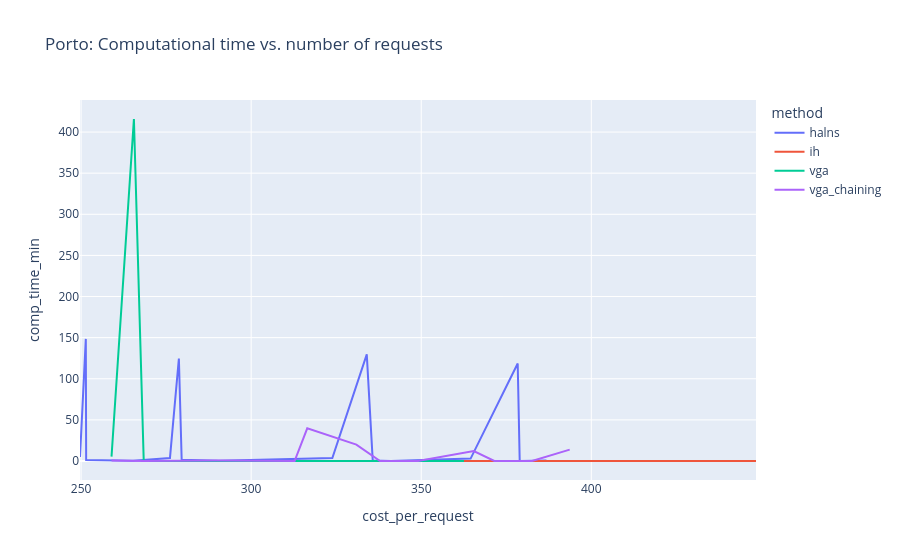

The notebook cell saved with this chart:
### Markdown cell above
mean comp_time_min based on duration_minutes (size of marker is based on average cost_per_req)

### Code cell
for a in areas:
    area_data = mean_comp_time[mean_comp_time['area'] == a].sort_values(by=['method', 'cost_per_request'])
    # area_data = mean_comp_time
    fig = px.line(
        area_data,
        y='comp_time_min',
        x='cost_per_request',
        color='method',
        title=f'{a}: Computational time vs. number of requests',
        # facet_row='max_delay',
        # facet_row='area_short',
        # text='duration_minutes',
        # trendline='lowess',
        # size='duration_minutes',
        # trendline_scope='overall',
    )

    fig.for_each_annotation(lambda a: a.update(text=a.text.split("=")[-1]))
    # fig.update_layout(scattermode="group")
    fig.update_traces(textposition="top right")
    fig.show()

### Figure 1 — Plotly figure (JSON) as saved in the notebook; plotly's stock layout.template omitted (floating-point values rounded to 4 significant figures)
{"data": [{"hovertemplate": "method=halns<br>cost_per_request=%{x}<br>comp_time_min=%{y}<extra></extra>", "legendgroup": "halns", "line": {"color": "#636efa", "dash": "solid"}, "marker": {"symbol": "circle"}, "mode": "lines", "name": "halns", "orientation": "v", "showlegend": true, "textposition": "top right", "type": "scatter", "x": [249.7, 251.4, 251.5, 265.3, 276.1, 278.8, 279.6, 290.5, 323.9, 334.0, 335.7, 341.1, 364.5, 378.4, 378.9, 386.8], "xaxis": "x", "y": [4.83, 148.5, 1.299, 0.3227, 3.707, 124.6, 1.467, 0.2566, 3.658, 129.6, 0.6997, 0.1415, 2.923, 118.6, 0.08053, 0.4925], "yaxis": "y"}, {"hovertemplate": "method=ih<br>cost_per_request=%{x}<br>comp_time_min=%{y}<extra></extra>", "legendgroup": "ih", "line": {"color": "#EF553B", "dash": "solid"}, "marker": {"symbol": "circle"}, "mode": "lines", "name": "ih", "orientation": "v", "showlegend": true, "textposition": "top right", "type": "scatter", "x": [268.4, 291.6, 293.7, 293.7, 307.0, 308.9, 342.7, 354.2, 356.8, 358.7, 368.9, 388.1, 391.0, 404.7, 419.1, 448.4], "xaxis": "x", "y": [3.333e-05, 1.667e-05, 0.0, 0.0, 0.0002833, 0.0, 0.00025, 1.667e-05, 0.0, 0.0, 0.0, 0.0002389, 1.667e-05, 0.0, 0.0002722, 0.0], "yaxis": "y"}, {"hovertemplate": "method=vga<br>cost_per_request=%{x}<br>comp_time_min=%{y}<extra></extra>", "legendgroup": "vga", "line": {"color": "#00cc96", "dash": "solid"}, "marker": {"symbol": "circle"}, "mode": "lines", "name": "vga", "orientation": "v", "showlegend": true, "textposition": "top right", "type": "scatter", "x": [258.9, 265.5, 268.4, 312.6, 316.6, 337.9, 362.6], "xaxis": "x", "y": [5.262, 415.9, 0.03495, 0.001817, 0.6093, 0.001233, 0.05644], "yaxis": "y"}, {"hovertemplate": "method=vga_chaining<br>cost_per_request=%{x}<br>comp_time_min=%{y}<extra></extra>", "legendgroup": "vga_chaining", "line": {"color": "#ab63fa", "dash": "solid"}, "marker": {"symbol": "circle"}, "mode": "lines", "name": "vga_chaining", "orientation": "v", "showlegend": true, "textposition": "top right", "type": "scatter", "x": [258.9, 268.4, 289.7, 297.4, 312.3, 312.6, 312.8, 316.5, 330.9, 337.9, 339.6, 349.0, 365.4, 371.5, 382.6, 393.6], "xaxis": "x", "y": [0.4855, 0.004433, 0.6245, 0.4903, 0.009167, 0.001217, 0.004917, 39.71, 19.93, 0.001339, 0.001717, 0.00295, 12.1, 0.0016, 0.002972, 13.84], "yaxis": "y"}], "layout": {"legend": {"title": {"text": "method"}, "tracegroupgap": 0}, "title": {"text": "Porto: Computational time vs. number of requests"}, "xaxis": {"anchor": "y", "domain": [0, 1], "title": {"text": "cost_per_request"}}, "yaxis": {"anchor": "x", "domain": [0, 1], "title": {"text": "comp_time_min"}}}}
